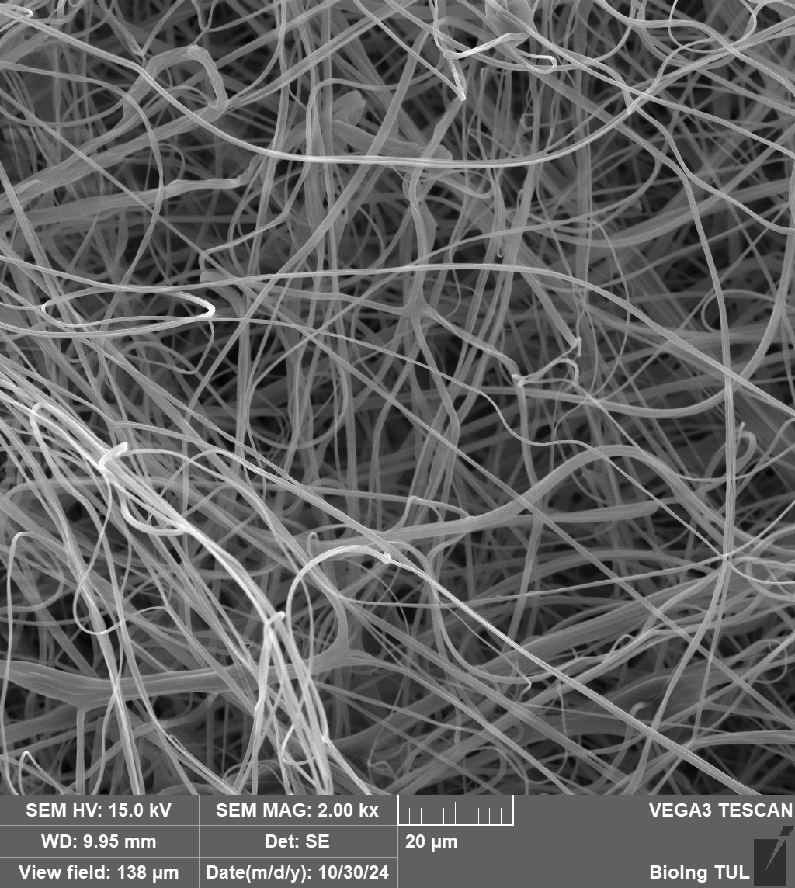
#> input picture resources/drive-download-20250122T154226Z-001/25_2kx_1.tif, 795 x 888 px, shrunk from 1024 x 1144 before the run; its folder holds only this picture in this run
$ python measure_fibers_enhanced.py
#> lines starting #> are read from the running program, lines starting #| are printed output that depends on the picture; after the words box and inside, x2 and y2 are one past the last pixel; in counts of white or black regions, pixels touching at a corner belong together
import cv2
import numpy as np
from skimage import morphology, filters, feature
from pathlib import Path
import matplotlib.pyplot as plt
from scipy.ndimage import gaussian_filter
from skimage.filters import frangi, hessian
from skimage.feature import hessian_matrix, hessian_matrix_eigvals

def frangi_filter(image, scale_range=(1, 10), scale_step=2):
    """Apply Frangi filter to enhance fiber-like structures"""
    return frangi(image,
                 scale_range=scale_range,
                 scale_step=scale_step,
                 black_ridges=False)

def trace_fiber(binary, start_point, visited):
    """Trace a single fiber using ridge following"""
    current = start_point
    fiber_points = [current]
    directions = [(0,1), (1,1), (1,0), (1,-1), (0,-1), (-1,-1), (-1,0), (-1,1)]

    while True:
        visited[current[0], current[1]] = True
        next_point = None
        max_val = 0

        # Look in all 8 directions
        for dy, dx in directions:
            y, x = current[0] + dy, current[1] + dx
            if (0 <= y < binary.shape[0] and
                0 <= x < binary.shape[1] and
                binary[y, x] > 0 and
                not visited[y, x]):
                if binary[y, x] > max_val:
                    max_val = binary[y, x]
                    next_point = (y, x)

        if next_point is None:
            break

        fiber_points.append(next_point)
        current = next_point

    return fiber_points

def count_crossings(ridge_img, fiber_points, radius=5):
    """Count the number of fiber crossings along a fiber path"""
    crossings = 0
    checked_points = set()

    for y, x in fiber_points:
        # Create a circular mask around the current point
        y_min, y_max = max(0, y-radius), min(ridge_img.shape[0], y+radius+1)
        x_min, x_max = max(0, x-radius), min(ridge_img.shape[1], x+radius+1)

        # Count ridge pixels in the neighborhood
        for ny in range(y_min, y_max):
            for nx in range(x_min, x_max):
                if (ny, nx) not in checked_points and ridge_img[ny, nx] > 0:
                    # Don't count points that are part of the current fiber
                    if (ny, nx) not in fiber_points:
                        crossings += 1
                checked_points.add((ny, nx))

    return crossings

def get_fiber_width(dist_transform, points, continuity_threshold=0.7):
    """Calculate fiber width along its length with continuity check"""
    widths = []
    prev_width = None
    continuous_segments = 0
    total_segments = 0

    for y, x in points:
        width = dist_transform[y, x] * 2

        if prev_width is not None:
            # Check if current width is similar to previous width
            if abs(width - prev_width) / prev_width < 0.3:  # Allow 30% variation
                continuous_segments += 1
            total_segments += 1

        widths.append(width)
        prev_width = width

    # Calculate continuity ratio
    continuity_ratio = continuous_segments / total_segments if total_segments > 0 else 0

    # Only return average width if continuity criteria is met
    if continuity_ratio >= continuity_threshold:
        return np.mean(widths)
    return 0

def process_image(image_path):
    file_name = image_path.name

    # Read the image
    img = cv2.imread(str(image_path), cv2.IMREAD_GRAYSCALE)
#> img is the input picture: shape (888, 795); min 3, max 255, mean 97.4
    if img is None:
        print(f"Failed to load image: {image_path}")
        return None

    # Crop out the header (bottom), and axes (sides)
    height, width = img.shape
    crop_bottom = int(height * 0.85)  # Remove bottom 15%
    crop_left = int(width * 0.1)      # Remove left 10%
    crop_right = int(width * 0.9)     # Remove right 10%

    img = img[:crop_bottom, crop_left:crop_right]
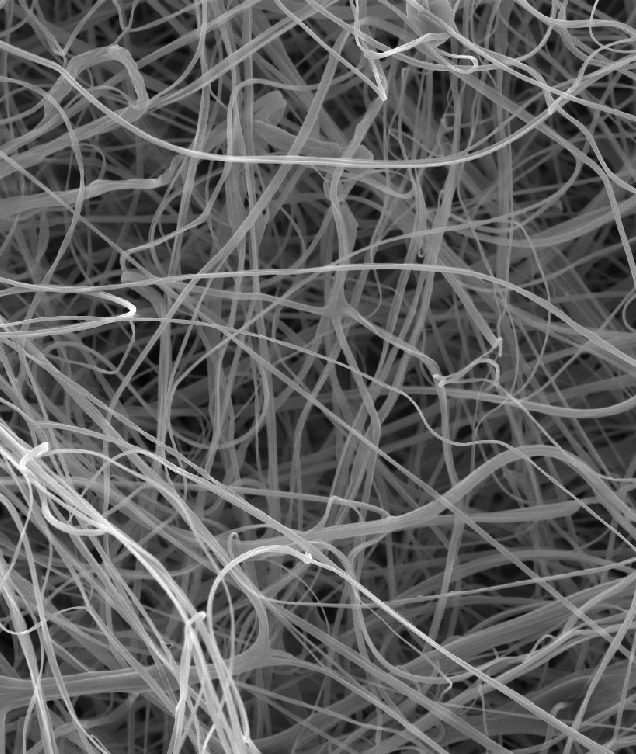
#> img: shape (754, 636); min 3, max 255, mean 95.7

    # Enhance fiber-like structures using Frangi filter
    fiber_enhanced = frangi_filter(img)

    # Normalize to 0-255 range
    fiber_enhanced = ((fiber_enhanced - fiber_enhanced.min()) *
                     (255.0 / (fiber_enhanced.max() - fiber_enhanced.min())))
    fiber_enhanced = fiber_enhanced.astype(np.uint8)

    # Threshold the enhanced image
    _, binary = cv2.threshold(fiber_enhanced, 0, 255,
                            cv2.THRESH_BINARY + cv2.THRESH_OTSU)
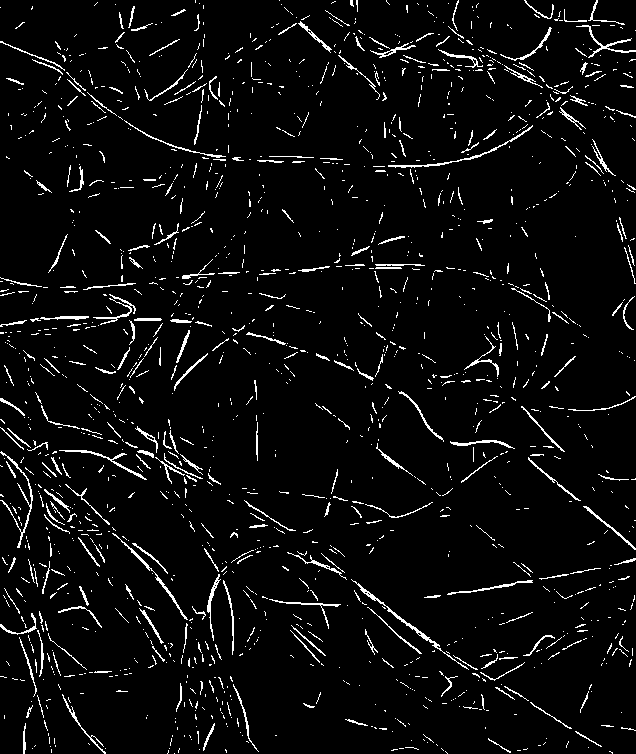
#> binary: shape (754, 636); 4.8% white in thin lines or dots

    # Clean up using morphological operations
    kernel = np.ones((3,3), np.uint8)
    binary = cv2.morphologyEx(binary, cv2.MORPH_CLOSE, kernel)
#> binary: shape (754, 636); 5.2% white in thin lines or dots
    binary = cv2.morphologyEx(binary, cv2.MORPH_OPEN, kernel)
#> binary: shape (754, 636); 1.3% white; 191 white regions (104 under 20 px), largest, box (x1, y1, x2, y2) and area: (162, 460, 198, 481) 232, (379, 43, 412, 58) 154, (207, 577, 220, 613) 138

    # Save binary image for verification
    plt.figure(figsize=(10, 6))
    plt.imshow(binary, cmap='gray')
    plt.title('Binary - ' + file_name)
    plt.savefig(file_name + 'binary.png')
    plt.close()

    # Get distance transform for width measurement
    dist_transform = cv2.distanceTransform(binary, cv2.DIST_L2, 5)
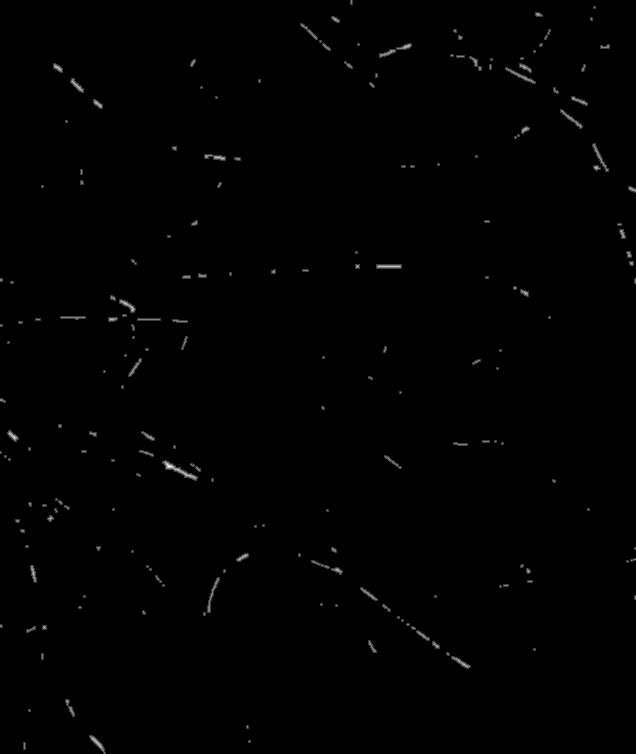
#> dist_transform: shape (754, 636) float32; min 0, max 4, mean 0.0176; drawn with min black and max white

    # Find fiber centerlines using Hessian matrix eigenvalues
    Hxx, Hxy, Hyy = hessian_matrix(dist_transform, sigma=1)
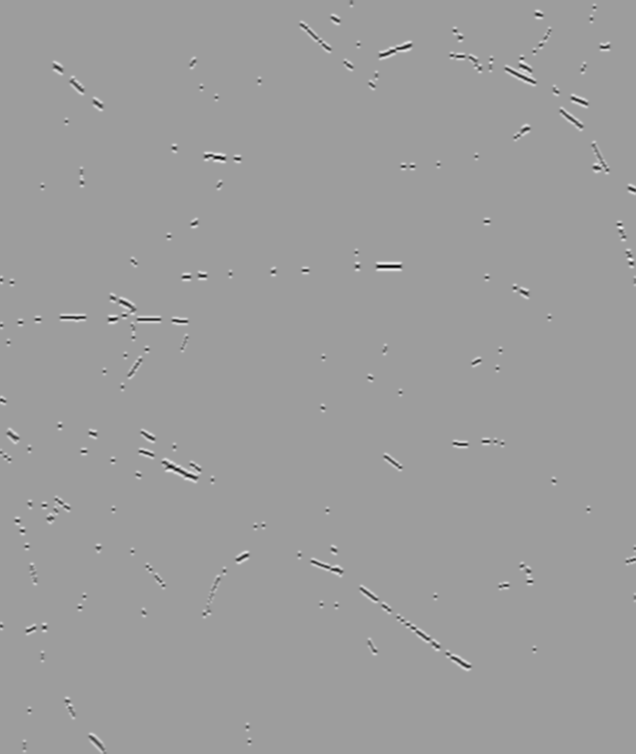
#> Hxx: shape (754, 636) float32; min -0.609, max 0.38, mean -4.23e-06; drawn with min black and max white
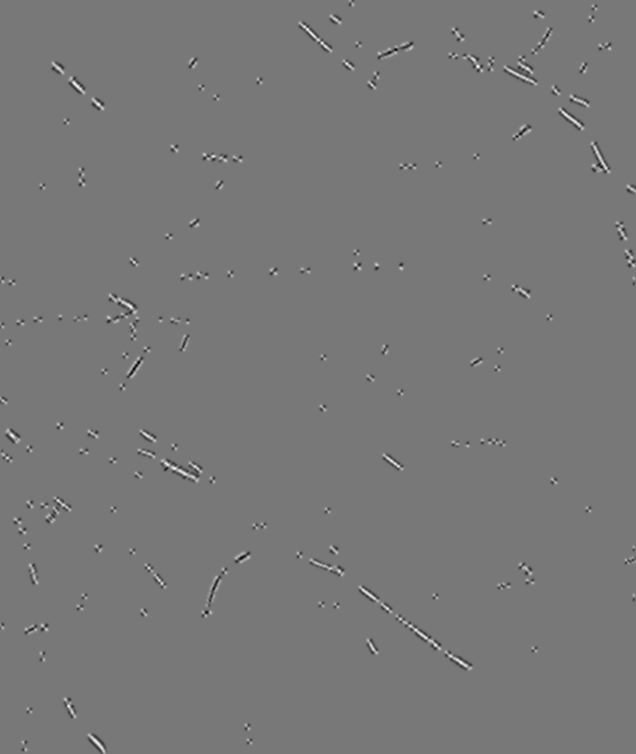
#> Hxy: shape (754, 636) float32; min -0.315, max 0.351, mean 4.38e-12; drawn with min black and max white
    H = np.array([Hxx, Hxy, Hyy])  # Combine Hessian components
    eigvals = hessian_matrix_eigvals(H)

    # Threshold the eigenvalues to get ridges
    ridge_img = np.zeros_like(binary)
    ridge_img[eigvals[1] < -0.001] = 255  # Second eigenvalue indicates ridges

    # Save ridge image and debug info
    plt.figure(figsize=(10, 6))
    plt.imshow(ridge_img, cmap='gray')
    plt.title('Ridges - ' + file_name)
    plt.savefig(file_name + 'skeleton.png')
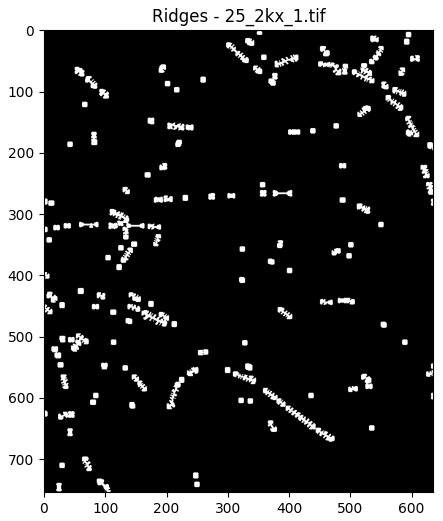
#> figure drawn by matplotlib, 1 panel
    plt.close()

    # Create a colored visualization image
    vis_img = cv2.cvtColor(binary.copy(), cv2.COLOR_GRAY2BGR)

    # Trace fibers and measure widths
    visited = np.zeros_like(binary, dtype=bool)
    fiber_data = []  # Store (width, crossings, points) tuples
    min_fiber_length = 20  # Minimum length to consider a valid fiber
    max_crossings = 10    # Maximum number of crossings to consider a fiber in foreground

    total_fibers = 0
    long_enough_fibers = 0
    few_crossing_fibers = 0
    continuous_fibers = 0

    # Find starting points (unvisited ridge pixels)
    ridge_points = np.where(ridge_img > 0)
    for y, x in zip(*ridge_points):
        if not visited[y, x]:
            total_fibers += 1
            fiber_points = trace_fiber(ridge_img, (y, x), visited)

            if len(fiber_points) >= min_fiber_length:  # Filter short segments
                long_enough_fibers += 1
                # Convert fiber_points list to set for faster lookup
                fiber_points_set = set((y, x) for y, x in fiber_points)
                crossings = count_crossings(ridge_img, fiber_points_set)

                if crossings <= max_crossings:  # Only consider fibers with few crossings
                    few_crossing_fibers += 1
                    width = get_fiber_width(dist_transform, fiber_points)
                    if width > 0:
                        continuous_fibers += 1
                        fiber_data.append((width, crossings, fiber_points))

                        # Draw the fiber on visualization image
                        color = (0, 255, 0) if crossings <= 3 else (0, 255, 255)  # Green for very clear fibers, yellow for others
                        for py, px in fiber_points:
                            vis_img[py, px] = color
#> this loop made 21817 passes
#> width on pass 1: 0
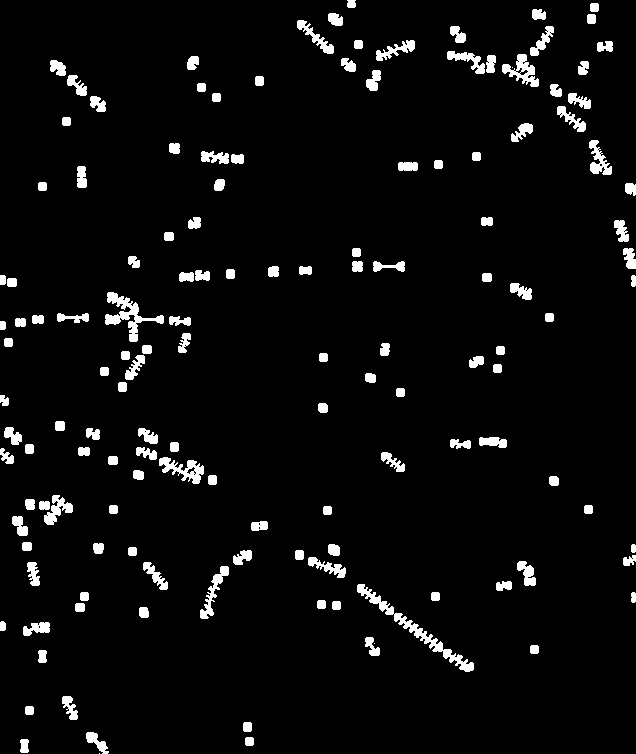
#> ridge_img: shape (754, 636); 4.5% white; 143 white regions (3 under 20 px), largest, box (x1, y1, x2, y2) and area: (357, 584, 474, 672) 1141, (105, 292, 164, 342) 873, (159, 457, 204, 484) 549
#> after the loop, continuous_fibers = 0; few_crossing_fibers = 2; fiber_data = []; long_enough_fibers = 399; total_fibers = 828

    # Print debug information
    print(f"Total fibers found: {total_fibers}")
#| Total fibers found: 828
    print(f"Fibers long enough: {long_enough_fibers}")
#| Fibers long enough: 399
    print(f"Fibers with few crossings: {few_crossing_fibers}")
#| Fibers with few crossings: 2
    print(f"Continuous fibers: {continuous_fibers}")
#| Continuous fibers: 0

    if not fiber_data:
        return None

    # Sort fibers by number of crossings (prioritize fibers with fewer crossings)
    fiber_data.sort(key=lambda x: x[1])  # Sort by number of crossings

    # Save visualization image
    plt.figure(figsize=(10, 6))
    plt.imshow(cv2.cvtColor(vis_img, cv2.COLOR_BGR2RGB))
    plt.title('Analyzed Fibers - ' + file_name)
    plt.savefig(file_name + 'analyzed.png')
    plt.close()

    # Take only the top 50% of fibers with fewest crossings
    n_fibers = len(fiber_data)
    selected_fibers = fiber_data[:n_fibers//2]

    # Extract widths from selected fibers
    widths = [width for width, _, _ in selected_fibers]

    if not widths:
        return None

    # Filter out outliers using IQR method
    widths = np.array(widths)
    Q1 = np.percentile(widths, 25)
    Q3 = np.percentile(widths, 75)
    IQR = Q3 - Q1
    valid_widths = widths[
        (widths >= Q1 - 1.5 * IQR) &
        (widths <= Q3 + 1.5 * IQR)
    ]

    if len(valid_widths) == 0:
        return None

    # Return average width in pixels
    return np.mean(valid_widths)

def main():
    # Path to resources folder
    resources_path = Path("resources/drive-download-20250122T154226Z-001")

    # Get all .tif files
    image_files = list(resources_path.glob("*.tif"))

    if not image_files:
        print("No .tif files found!")
        return

    widths = []

    # Process each image
    for img_path in image_files:
        print(f"Processing {img_path.name}...")
        width = process_image(img_path)
        if width is not None:
            widths.append(width)
            print(f"Average width in pixels: {width:.2f}")

    if widths:
        overall_avg = np.mean(widths)
        print(f"\nOverall average width across all images: {overall_avg:.2f} pixels")

        # Create a simple plot
        plt.figure(figsize=(10, 6))
        plt.bar(range(len(widths)), widths)
        plt.title('Fiber Widths Across Images')
        plt.xlabel('Image Number')
        plt.ylabel('Average Width (pixels)')
        plt.savefig('fiber_widths_plot.png')
        plt.close()
    else:
        print("No valid measurements obtained!")

if __name__ == "__main__":
    main()

$ run again, on resources/drive-download-20250122T154226Z-001/25_2kx_2.tif
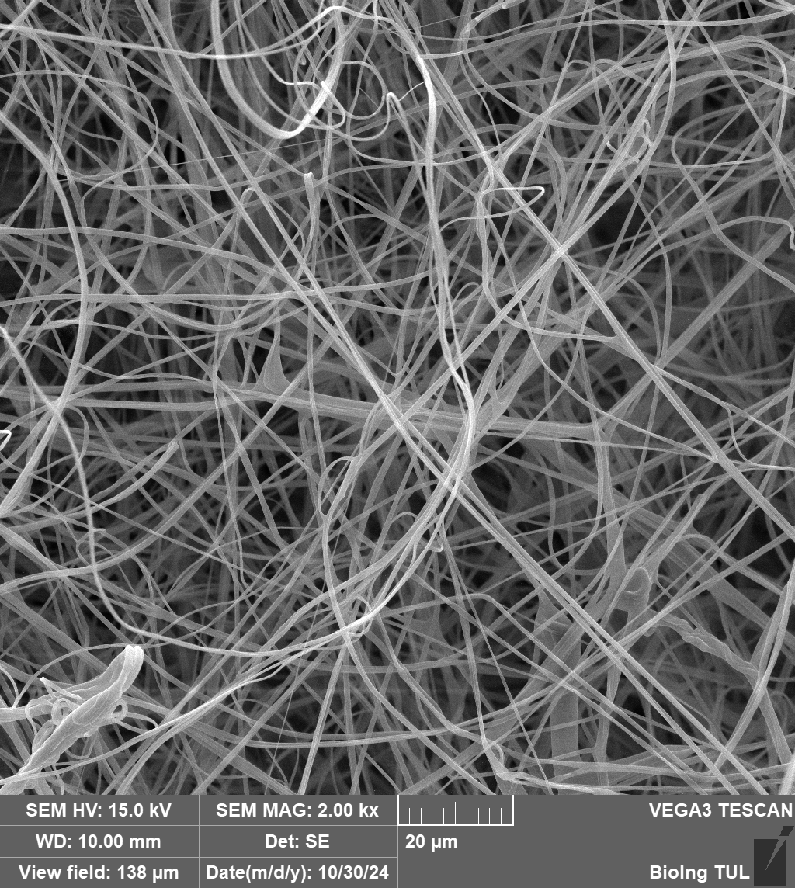
#> input picture resources/drive-download-20250122T154226Z-001/25_2kx_2.tif, 795 x 888 px, shrunk from 1024 x 1144 before the run
#> in process_image, img is the input picture: shape (888, 795); min 0, max 255, mean 103.5
#> img: shape (754, 636)
#> in process_image, `_, binary = cv2.threshold(fiber_enhanced, 0, 255, cv2.THRESH_BINARY + ..`:
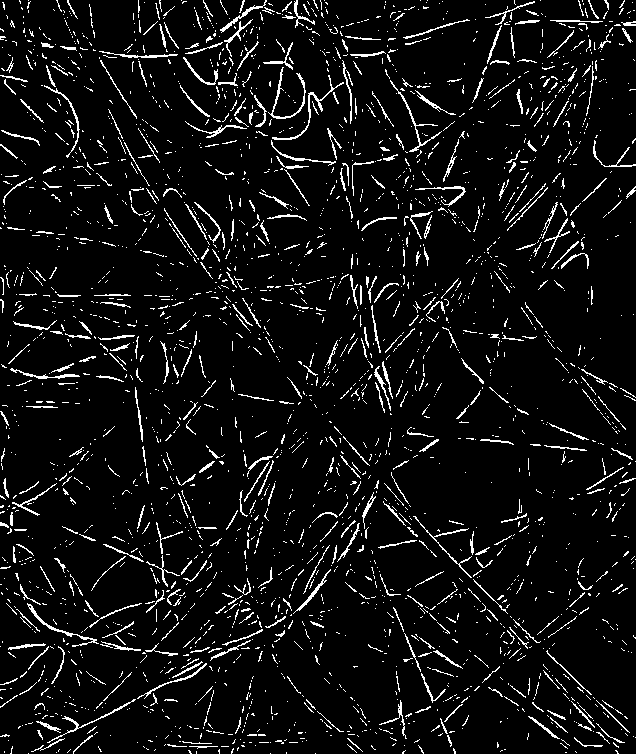
#> binary: shape (754, 636); 6.6% white in thin lines or dots
#> vis_img: shape (754, 636, 3); 1.7% white; 324 white regions (183 under 20 px), largest, box (x1, y1, x2, y2) and area: (170, 222, 197, 261) 203, (221, 6, 259, 32) 175, (521, 193, 541, 213) 126
#> after the loop in process_image, `for y, x in zip(*ridge_points):`:
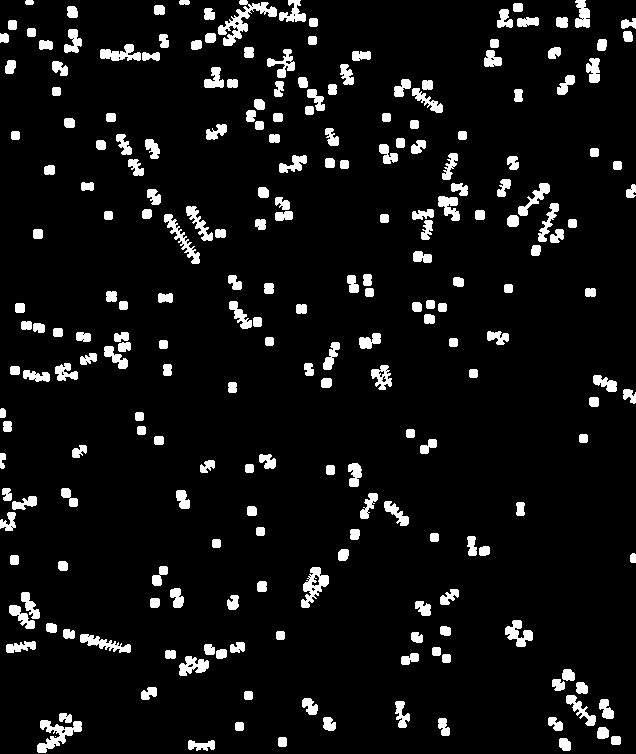
#> ridge_img: shape (754, 636); 7.1% white; 231 white regions (1 under 20 px), largest, box (x1, y1, x2, y2) and area: (218, 0, 277, 46) 821, (37, 720, 82, 753) 623, (301, 567, 329, 608) 526
#> after the loop in process_image, `for y, x in zip(*ridge_points):`: continuous_fibers = 0; fiber_data = []; long_enough_fibers = 628; total_fibers = 1217
#| Total fibers found: 1217
#| Fibers long enough: 628
#| Fibers with few crossings: 0
#| Continuous fibers: 0
